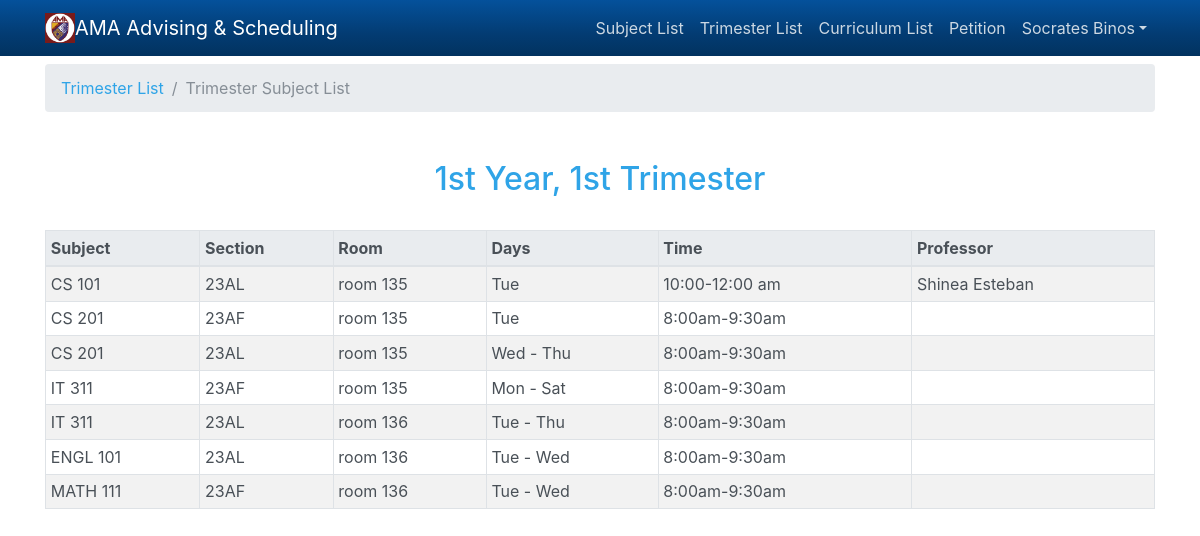
Page /index.php?v=tsl&v_id=1 (signed in) on the committed database.
### tables this page shows
CREATE TABLE `trimester_list` (
  `id` int(11) NOT NULL,
  `year` int(11) NOT NULL,
  `trimester` int(11) NOT NULL
);

CREATE TABLE `trimester_subject_list` (
  `id` int(11) NOT NULL,
  `trimester_id` int(11) NOT NULL,
  `subject_id` int(11) NOT NULL,
  `section_id` int(11) NOT NULL,
  `room` varchar(20) DEFAULT NULL,
  `days` varchar(20) NOT NULL,
  `time` varchar(20) NOT NULL,
  `professor` varchar(50) DEFAULT NULL
);

CREATE TABLE `subject_list` (
  `id` int(11) NOT NULL,
  `subject_code` varchar(50) NOT NULL,
  `subject_name` varchar(50) NOT NULL,
  `subject_desc` varchar(50) NOT NULL,
  `subject_status` tinyint(1) NOT NULL,
  `lec_unit` int(11) NOT NULL,
  `lab_unit` int(11) NOT NULL DEFAULT 0
);

CREATE TABLE `section_list` (
  `id` int(11) NOT NULL,
  `section_code` varchar(20) DEFAULT NULL,
  `degree_id` int(11) NOT NULL
);

### includes/db_config.php (called while the page is built, shortened)
<?php
$host = 'localhost';
$user = 'root';
$password = '';
$database = 'ama';
$connect = mysqli_connect($host, $user, $password, $database);
function query($sql) {
	global $connect;
	$result = mysqli_query($connect, $sql);
	return $result;
}
function year_trimester($x) {
	if($x == 1){
		return $x . 'st';
	} elseif($x == 2) {
		return $x . 'nd';
	} elseif($x == 3){
		return $x . 'rd';
	} else {
		return $x . 'th';
	}
}

### pages/trimester_subject_list-2.php (the view)
<?php
if (isset($_GET['v_id'])) {
	$trimester_id = $_GET['v_id'];
	$trimester_list = query("select year, trimester from trimester_list where id = '$trimester_id'");
	$trimester_subject_list = query("SELECT tl.year
										,	tl.trimester
										,	sl.subject_code
										,	s.section_code
										,	tsl.room
										,	tsl.days
										,	tsl.time
										,	tsl.professor
									FROM trimester_subject_list tsl
									inner join trimester_list tl
												on tsl.trimester_id = tl.id
									inner join subject_list sl
												on tsl.subject_id = sl.id
									inner join section_list s
												on tsl.section_id = s.id
									where tl.id = '$trimester_id'
									");
}
?>
<ol class="breadcrumb">
  <li class="breadcrumb-item"><a href="index.php?m=tl">Trimester List</a></li>
  <li class="breadcrumb-item active">Trimester Subject List</li>
</ol>
<div class="mt-5">
	<?php
	if ($trimester_list) :
		while ($trimester = mysqli_fetch_assoc($trimester_list)) : ?>
				<h2 class="text-center">
					<?php echo year_trimester($trimester['year']) . ' Year, ' . year_trimester($trimester['trimester']) . ' Trimester' ?>
				</h2>
				<?php
		endwhile;
	endif;
	?>
	<div class="table-responsive">
		<table class="table table-sm table-striped table-bordered mt-4">
			<thead class="thead-light">
				<tr>
					<th>Subject</th>
					<th>Section</th>
					<th>Room</th>
					<th>Days</th>
					<th>Time</th>
					<th>Professor</th>
				</tr>
			</thead>
			<tbody>
			<?php
			if ($trimester_subject_list) :
				while ($trimester_subject = mysqli_fetch_assoc($trimester_subject_list)) : ?>
						<tr>
							<td><?php echo $trimester_subject['subject_code'] ?></td>
							<td><?php echo $trimester_subject['section_code'] ?></td>
							<td><?php echo $trimester_subject['room'] ?></td>
							<td><?php echo $trimester_subject['days'] ?></td>
							<td><?php echo $trimester_subject['time'] ?></td>
							<td><?php echo $trimester_subject['professor'] ?></td>
						</tr>
						<?php
				endwhile;
			endif;
			?>
			</tbody>
		</table>
	</div>
</div>

### rows in the picture
trimester_list: year "1st", trimester "1st"
trimester_subject_list: subject.subject_code "CS 101", section.section_code "23AL", room "room 135", days "Tue", time "10:00-12:00 am", professor "Shinea Esteban"
trimester_subject_list: subject.subject_code "CS 201", section.section_code "23AF", room "room 135", days "Tue", time "8:00am-9:30am"
trimester_subject_list: subject.subject_code "CS 201", section.section_code "23AL", room "room 135", days "Wed - Thu", time "8:00am-9:30am"
trimester_subject_list: subject.subject_code "IT 311", section.section_code "23AF", room "room 135", days "Mon - Sat", time "8:00am-9:30am"
trimester_subject_list: subject.subject_code "IT 311", section.section_code "23AL", room "room 136", days "Tue - Thu", time "8:00am-9:30am"
trimester_subject_list: subject.subject_code "ENGL 101", section.section_code "23AL", room "room 136", days "Tue - Wed", time "8:00am-9:30am"
trimester_subject_list: subject.subject_code "MATH 111", section.section_code "23AF", room "room 136", days "Tue - Wed", time "8:00am-9:30am"

### other values in the picture
$_SESSION['student_name'] "Socrates Binos"
